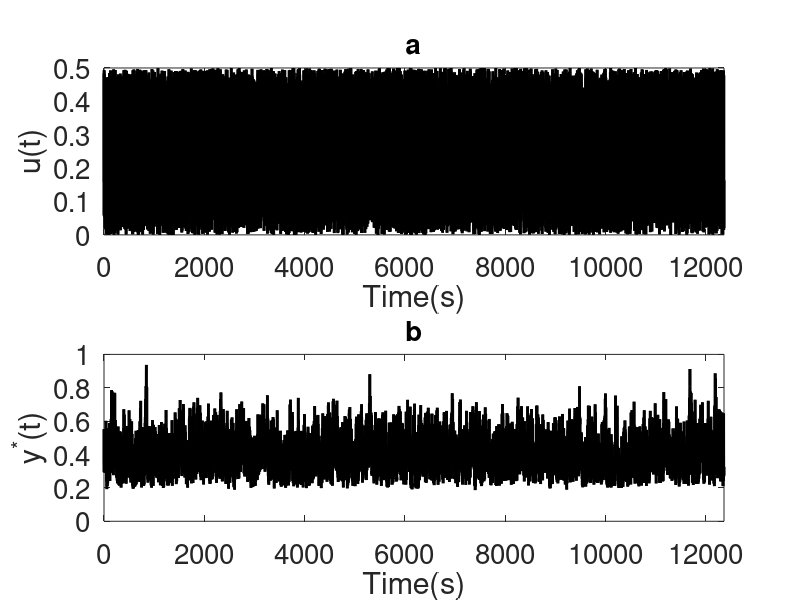

Reproduce this figure in MATLAB.
clear all
close all
clc

%% Target NARMA10 system generation

% Parameters
L = 12360;                                              % Signal Length
T = L+40;                                               % sequence length
u = rand(1, T) * 0.5;                                   % uniformly distributed input in [0, 0.5]
y = zeros(1, T);                                        % output initialisation

% Initialise first 10 values
y(1:10) = 0.0;

% Generate NARMA10 output sequence
for t = 11:T-1
    sum_y = sum(y(t-10+1:t));  
    y(t+1) = 0.3 * y(t) + 0.05 * y(t) * sum_y + 1.5 * u(t-9) * u(t) + 0.1;
end

u = u(:,41:end);
y = y(:,41:end);

%% Target PLOTS

t = 0:1:L-1;

% % Can add post-synaptic noise to the output
% SNR = 50;
% y=awgn(y,SNR);

% Input and output generation plot

figure(1)
subplot(2,1,1)
plot(t,u,'k','Linewidth',2);
xlabel('Time(s)','fontsize', 20)
ylabel('u(t)','fontsize', 20)
set(gca,'FontSize',20)
title ('a','fontsize', 20)
xlim([0 L])
ylim([0 0.5])
subplot(2,1,2)

plot(t,y,'k','Linewidth',2);
xlabel('Time(s)','fontsize', 20)
ylabel('y^*(t)','fontsize', 20)
set(gca,'FontSize',20)
xlim([0 L])
ylim([0 1])
title ('b','fontsize', 20)

% Save the whole dataset

output(1,1:1:L) = y;
input(1,1:1:L) = u;
save('points.mat','input','output');

%% Training, validation and test data separation

input_training = input(1,1:1:0.7*L);
input_validation = input(1,0.7*L+1:1:0.85*L);
input_testing = input(1,0.85*L+1:1:L);
output_training = output(1,1:1:L*0.7);
output_validation = output(1,0.7*L+1:1:L*0.85);
output_testing = output(1,0.85*L+1:1:L);

% Mean normalisation

ooutput_training = output_training;
mean_output_training = mean(output_training);
%mean_output_training = 0;
output_training = ooutput_training - mean_output_training;
%output_validation = output_validation - mean_output_training;
%output_testing = output_testing - mean_output_training;
orig_output_training = output_training;

save('training.mat','input_training','output_training');
save('testing.mat','input_testing','output_testing');